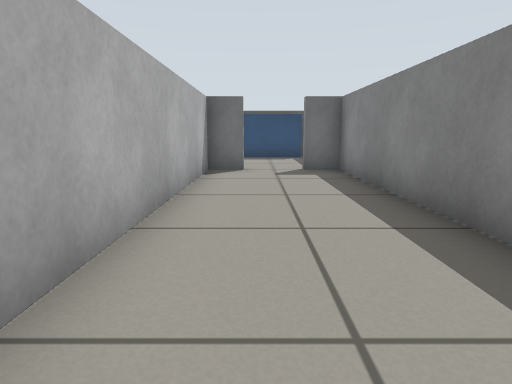
View 1 (above)

14 first-person views from a walk through a robot-simulator world made for Gazebo. The camera is 0.51 m above the floor, tilts 10° down and sees 75° across. The floor is counted in squares, 0.5 m on a side. Each view is taken from the middle of a square. On the plan, view 1 faces up. The plan holds only what a view shows up to about 13 squares ahead; the rest is blank.

View 2
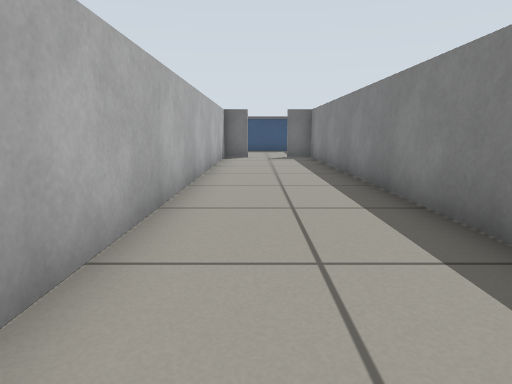

View 3
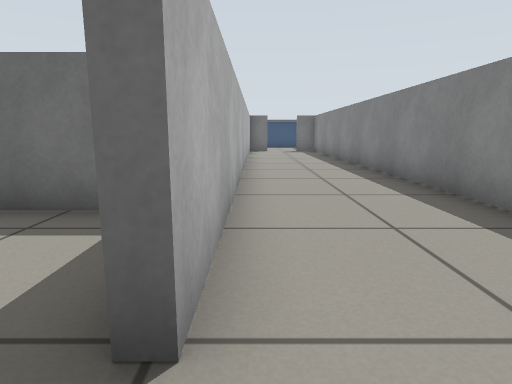

View 4
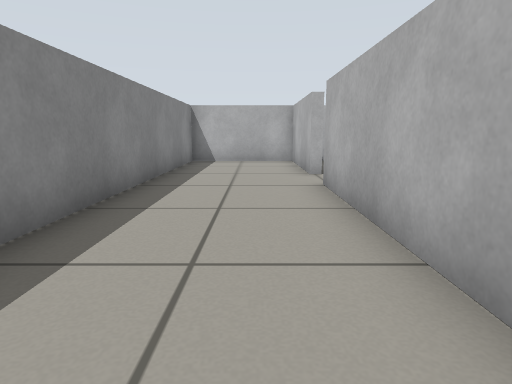

View 5
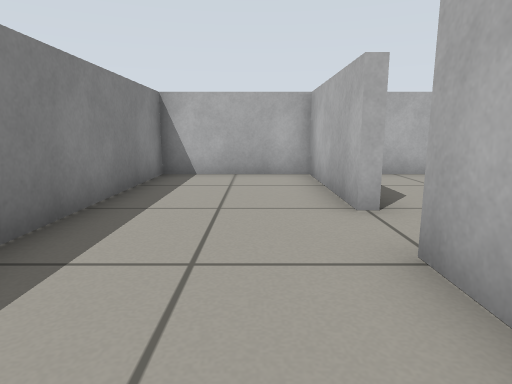

View 6
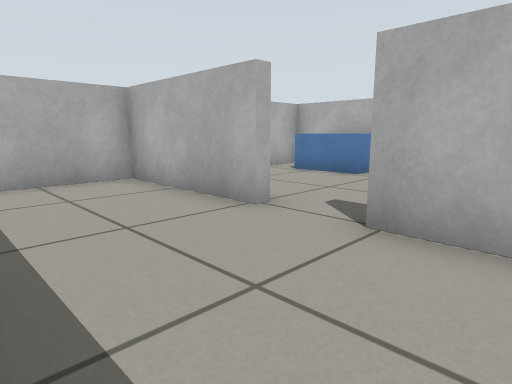

View 7
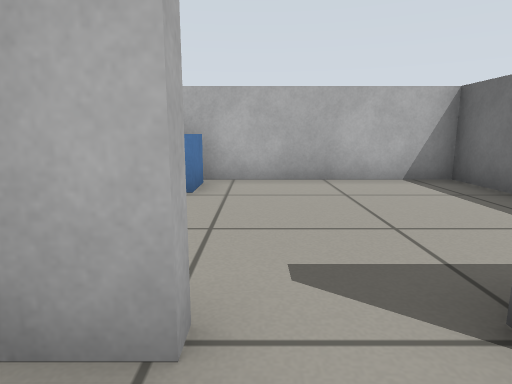

View 8
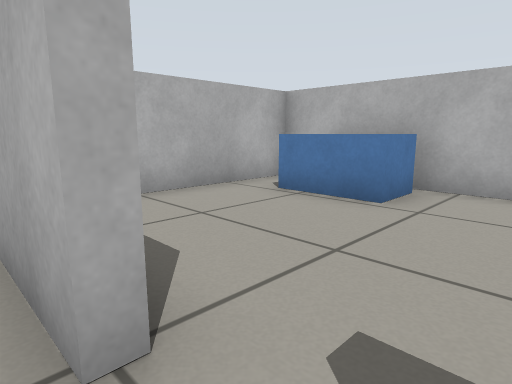

View 9
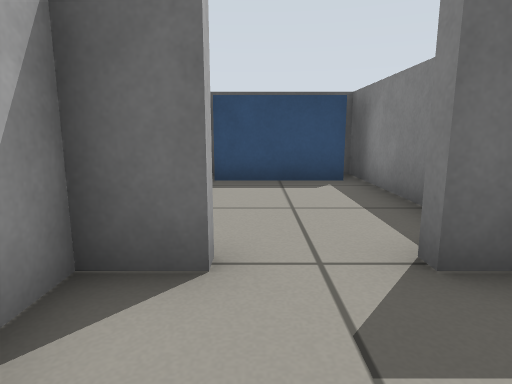

View 10
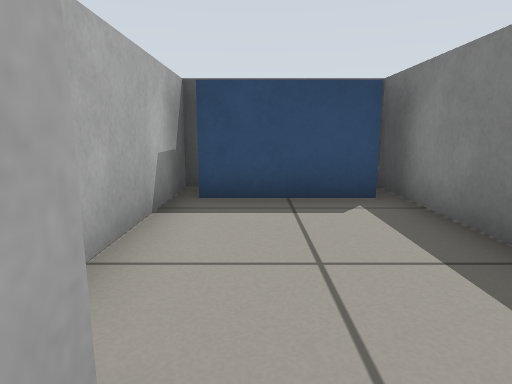

View 11
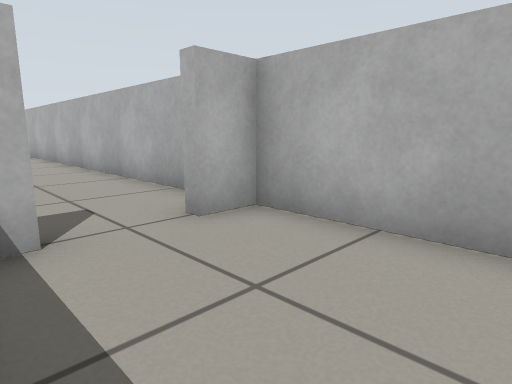

View 12
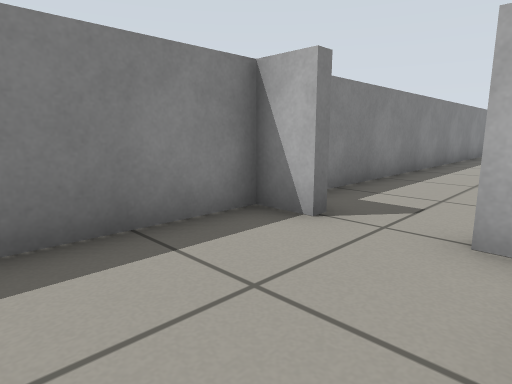

View 13
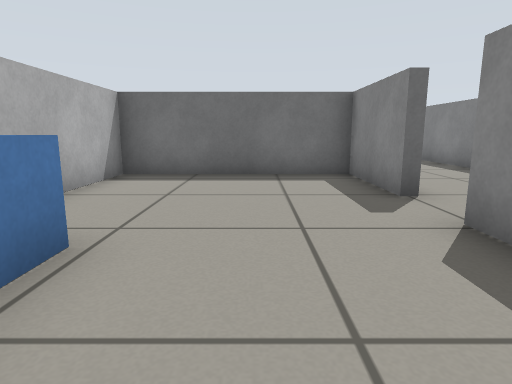

View 14
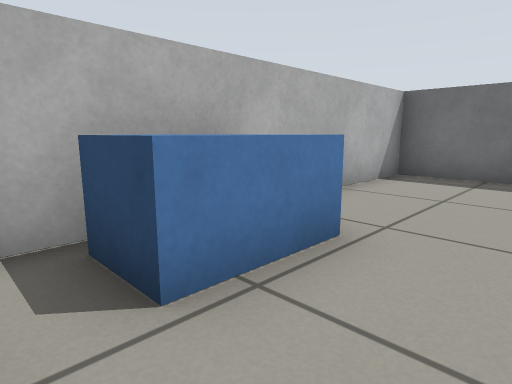

### Floor plan
Points are (right, up) in squares from view 1. A wall is a line through its corners. A room is listed if a view was taken in it or the views show most of it. See-through windows are left out.
Room 1 (views 1, 2, 3, 4, 5, 6, 7, 8, 9, 10)
walls: (-1.4, -10.3) (-1.4, -14.3) (2.4, -14.3) (2.4, 9.3) (1.4, 9.3); (-0.3, 9.7) (-0.3, 9.3) (-1.4, 9.3) (-1.4, -8.7)
ways out: opening at (0.5, 9) to room 2; opening at (-2, -9.5) to room 3
Room 2 (views 11, 12)
walls: (-1.4, 14.2) (-1.4, 9.7) (-0.3, 9.7); (1.4, 9.3) (1.4, 9.7) (2.4, 9.7) (2.4, 14.2)
ways out: opening at (0.5, 9) to room 1
objects: blue box (-1, 14) to (2, 15)
Room 3 (views 13, 14)
walls: (-1.6, -11.1) (-1.6, -10.3) (-1.4, -10.3); (-1.4, -8.7) (-1.6, -8.7) (-1.6, -5.6) (-7.3, -5.6) (-7.3, -11.4); (-7.3, -13.6) (-7.3, -14.3) (-2.4, -14.3)
ways out: opening at (-2, -9.5) to room 1
objects: blue box (-7, -13) to (-6, -11)

Positions as (right, up) in squares from view 1, and headings:
1: (0, 0), facing up
2: (0, -5), facing up
3: (-1, -10), facing up
4: (0, -2), facing down
5: (0, -6), facing down
6: (2, -7), facing down-left
7: (0, -10), facing left
8: (-1, -9), facing down-left
9: (0, 7), facing up
10: (0, 9), facing up
11: (2, 13), facing down-left
12: (-1, 13), facing down-right
13: (-4, -14), facing up
14: (-4, -14), facing up-left
